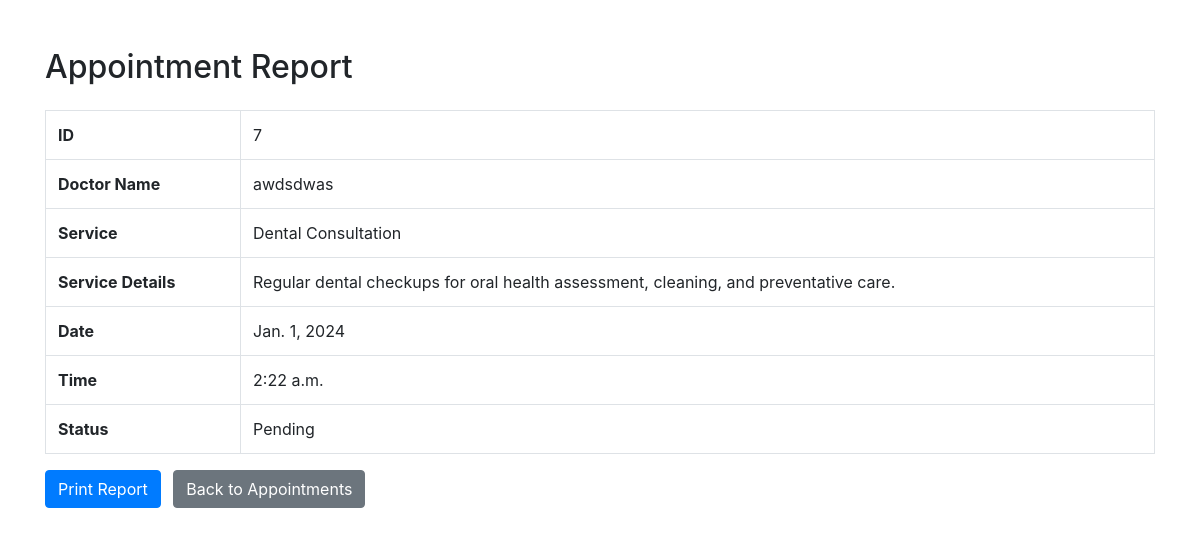
Screenshot of /report/7/ (signed in) with the database file from the repository.
### dentalapp/models.py (models this page shows, shortened)
class Appointment(models.Model):
    PENDING = 'Pending'
    CONFIRMED = 'Confirmed'
    CANCELLED = 'Cancelled'
    STATUS_CHOICES = [
        (PENDING, 'Pending'),
        (CONFIRMED, 'Confirmed'),
        (CANCELLED, 'Cancelled'),
    ]
    doctor = models.ForeignKey(User, on_delete=models.CASCADE)
    service = models.ForeignKey(Service, on_delete=models.CASCADE)
    date = models.DateField()
    time = models.TimeField()
    appointment_status = models.CharField(max_length=50, choices=STATUS_CHOICES, default=PENDING)
    client = models.CharField(max_length=50, null=True)

class User(AbstractUser):
    identitycardno = models.CharField(max_length=12, unique=True)
    fullname = models.CharField(max_length=255)
    phone_no = models.CharField(max_length=15)
    address = models.TextField()
    ADMIN = 0
    DOCTOR = 1
    CLIENT = 2
    ROLE_CHOICES = [
        (ADMIN, 'Admin'),
        (DOCTOR, 'Doctor'),
        (CLIENT, 'Client'),
    ]
    role = models.PositiveSmallIntegerField(choices=ROLE_CHOICES, default=CLIENT)
    groups = models.ManyToManyField(
        'auth.Group',
        related_name='custom_user_set',
        blank=True,
        help_text='The groups this user belongs to.',
        verbose_name='groups'
    )
    user_permissions = models.ManyToManyField(
        'auth.Permission',
        related_name='custom_user_set',
        blank=True,
        help_text='Specific permissions for this user.',
        verbose_name='user permissions'
    )

class Service(models.Model):
    CONSULTATION = 'Consultation'
    SURGERY = 'Surgery'
    CLEANING = 'Cleaning'
    CHECKUP = 'Checkup'
    SERVICE_TYPE_CHOICES = [
        (CONSULTATION, 'Consultation'),
        (SURGERY, 'Surgery'),
        (CLEANING, 'Cleaning'),
        (CHECKUP, 'Checkup'),
    ]
    service_id = models.AutoField(primary_key=True)
    service_name = models.CharField(max_length=255)
    service_type = models.CharField(max_length=50, choices=SERVICE_TYPE_CHOICES)
    service_detail = models.TextField()

### dentalapp/views.py (the view)
# urls.py: path('report/<int:appointment_id>/', views.appointment_detail_report, name='appointment_detail_report'),
@login_required
def appointment_detail_report(request, appointment_id):
    appointment = get_object_or_404(Appointment, id=appointment_id)
    context = {'appointment': appointment}
    return render(request, 'dashboard/appointment_report.html', context)

### templates/dashboard/appointment_report.html (shortened to what this page needs)
<!DOCTYPE html>
<html lang="en">
<head>
    <link rel="stylesheet" href="https://cdn.jsdelivr.net/npm/bootstrap@4.6.2/dist/css/bootstrap.min.css">
</head>
<body>
    <div class="container mt-5">
        <h2 class="mb-4">Appointment Report</h2>
        <table class="table table-bordered">
            <tr>
                <th>ID</th>
                <td>{{ appointment.id }}</td>
            </tr>
            <tr>
                <th>Doctor Name</th>
                <td>{{ appointment.doctor.fullname }}</td>
            </tr>
            <tr>
                <th>Service</th>
                <td>{{ appointment.service.service_name }}</td>
            </tr>
            <tr>
                <th>Service Details</th>
                <td>{{ appointment.service.service_detail }}</td>
            </tr>
            <tr>
                <th>Date</th>
                <td>{{ appointment.date }}</td>
            </tr>
            <tr>
                <th>Time</th>
                <td>{{ appointment.time }}</td>
            </tr>
            <tr>
                <th>Status</th>
                <td>{{ appointment.appointment_status }}</td>
            </tr>
        </table>
        <button onclick="printPage()" class="btn btn-primary mr-2">Print Report</button>
        <a href="{% url 'appointment_detail' %}" class="btn btn-secondary">Back to Appointments</a>
    </div>
</body>
</html>

### rows the page displays
Appointment: id "7", doctor.fullname "awdsdwas", service.service_name "Dental Consultation", service.service_detail "Regular dental checkups for oral health assessment, cleaning, and preventative care.", date "Jan. 1, 2024", time "2:22 a.m.", appointment_status "Pending"
